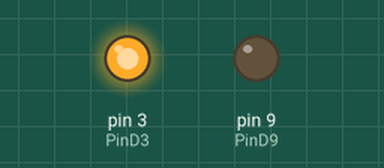
This sketch was run on a simulated Arduino Uno, built with avr-gcc and run on an emulated ATmega328P. Shown: output pins drawn as LEDs (lit = HIGH).

Above: at 0.4 s.
At 17.5 s:
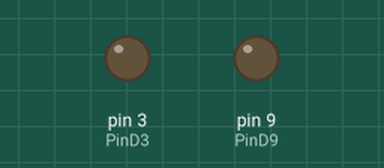
At 38.5 s:
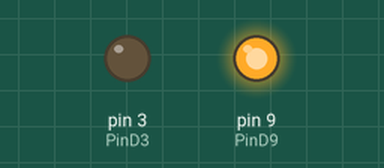
Timing chart, 0 to 63.2 s (numbered marks = the images above):
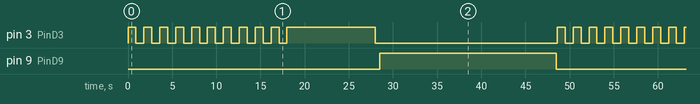

The sketch:

CrossWalk1.ino
```cpp
  int PinD3 =  3;
  int PinD9 =  9;
  int i;

void setup() {

    // set the digital pin as output:
  pinMode(PinD3, OUTPUT);
  pinMode(PinD9, OUTPUT);
}


void loop() {
  while (i<10)
    {

    digitalWrite(PinD3, HIGH);
    delay(900);
    digitalWrite(PinD3, LOW);
    delay(900);
    i++;
    }
  digitalWrite(PinD3, HIGH);
  delay(10000);
  digitalWrite(PinD3, LOW);
  delay(500);
  digitalWrite(PinD9, HIGH);
  delay(20000);
  digitalWrite(PinD9, LOW);
  delay(100);
  i=0;


}
```

Measured:
- by itself, pin 3 (PinD3): repeats every 48.6 s: HIGH 10.0 s, LOW 20.6 s, 10 × (HIGH 0.90 s, LOW 0.90 s)
- by itself, pin 9 (PinD9): alternates HIGH for 20.0 s and LOW for 28.6 s
- by itself, everything shown: repeats every 48.6 s, in 24 steps
